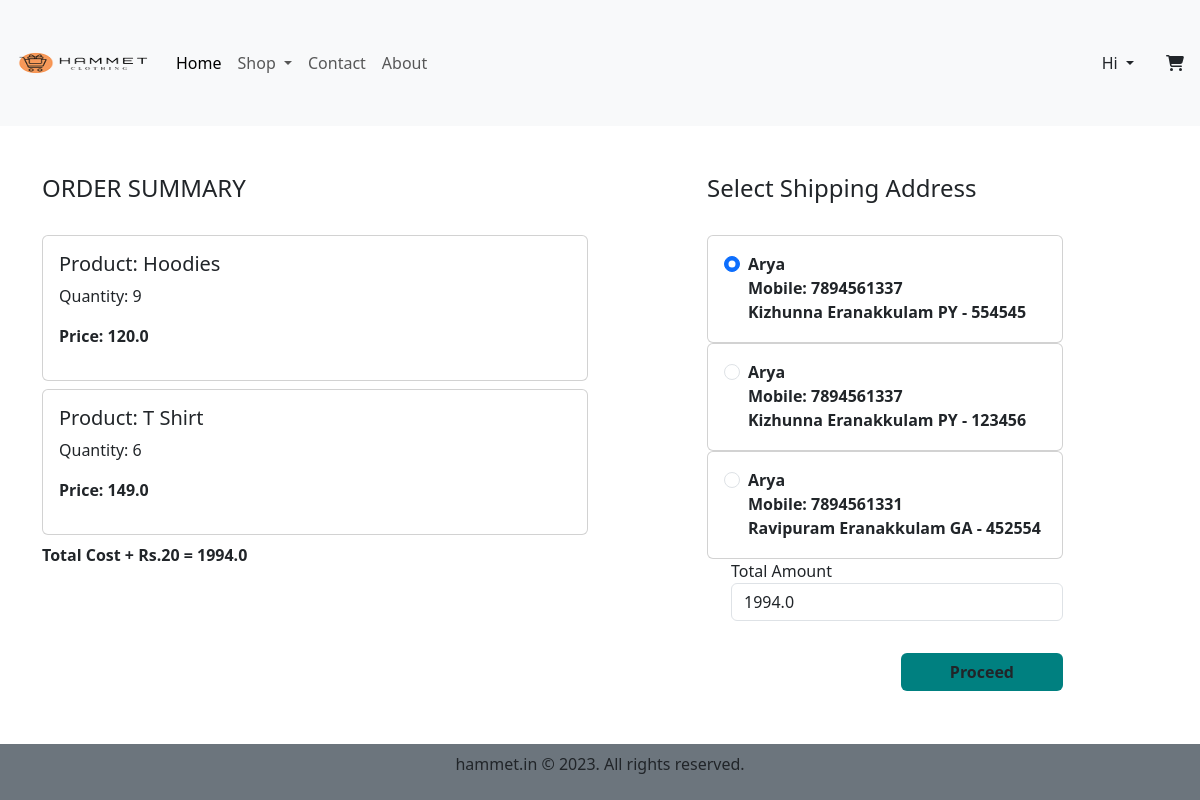
Screenshot of /checkout/ (signed in) with the database file from the repository.
### app/models.py (models this page shows, shortened)
class Cart(models.Model):
    user = models.ForeignKey(User, on_delete=models.CASCADE)
    product = models.ForeignKey(Product,on_delete=models.CASCADE)
    quantity = models.PositiveIntegerField(default=1)
    size = models.CharField(max_length=10, default='N/A')
    ordered = models.BooleanField(default=False)

class Product(models.Model):
    title=models.CharField(max_length=100)
    selling_price=models.FloatField()
    discounted_price=models.FloatField()
    description=models.TextField()
    stock = models.IntegerField(default=0)
    category=models.CharField(choices=CATEGORY_CHOICES,max_length=2)
    product_image=models.ImageField(upload_to='product')

class Customer(models.Model):
    user= models.ForeignKey(User,on_delete=models.CASCADE)
    name = models.CharField(max_length=200)
    address = models.CharField(max_length=200)
    locality = models.CharField(max_length=200)
    city = models.CharField(max_length=50)
    mobile = models.IntegerField(default=0)
    zipcode = models.IntegerField()
    state = models.CharField(choices=STATE_CHOICES,max_length=100)

### app/views.py (the view)
# urls.py: path('checkout/',views.checkout.as_view(),name='checkout'),
class checkout(View):
    def get(self,request):
        user=request.user
        add=Customer.objects.filter(user=user)
        cart_items=Cart.objects.filter(user=user)
        famount=0
        for p in cart_items:
            value = p.quantity * p.product.selling_price
            famount = famount +value
        totalamount = famount + 20
        return render(request, 'app/checkout.html',locals())

### app/templates/app/checkout.html (shortened to what this page needs)
{% extends 'app/base.html' %}
{% load static %}
{% block main-content %}
<div class="container">
    <div class="row mt-5">
        <div class="col-sm-6">
            <h4>ORDER SUMMARY</h4>
            <br>
            {% for item in cart_items %}
            <div class="card mb-2">
                <div class="card-body">
                    <h5>Product: {{item.product.title}}</h5>
                    <p>Quantity: {{item.quantity}}</p>
                    <p class="fw-bold">Price: {{item.product.selling_price}}</p>
                </div>
            </div>
            {% endfor %}
            <p class="fw-bold">Total Cost + Rs.20 = {{totalamount}}</p>
        </div>
        <div class="col-sm-4 offset-sm-1">
            <h4>Select Shipping Address</h4>
            <br>
            <form method="post" id="myform">
                {% for ad in add %}
                <div class="card">
                    <div class="card-body">
                        <div class="form-check">
                            <input class="form-check-input" type="radio" name="custid" id="custadd{{forloop.counter}}" value="{{ad.id}}" {% if forloop.counter == 1 %} checked {% endif %} {% if forloop.counter <= 0 %} disabled {% endif %}>
                            <label class="form-check-label fw-bold" for="custadd{{forloop.counter}}">
                                {{ad.name}} <br>
                                Mobile: {{ad.mobile}} <br>
                                {{ad.locality}} {{ad.city}} {{ad.state}} - {{ad.zipcode}}
                            </label>
                        </div>
                    </div>
                </div>
                {% endfor %}
                <div class="form-check mb-3">
                    <label class="totalamount" class="form-label">Total Amount</label>
                    <input type="number" class="form-control" name="totalamount" value="{{ totalamount }}" readonly>
                </div>
                <div class="text-end">
                    <button id="rzp-submit" type="submit" class="btn btn-custom mt-3 px-5 fw-bold">Proceed</button>
                </div><br><br><br>
            </form>
        </div>
    </div>
</div>
{% endblock main-content %}

### app/templates/app/checkout.html (style rules this page uses)
.btn-custom { background-color: rgb(0,128,128); }

### rows the page displays
Cart: product "Hoodies", quantity "9", product.selling_price "120.0"
Cart: product "T Shirt", quantity "6", product.selling_price "149.0"
Customer: name "Arya", mobile "7894561337", locality "Kizhunna", city "Eranakkulam", state "PY", zipcode "554545"
Customer: name "Arya", mobile "7894561337", locality "Kizhunna", city "Eranakkulam", state "PY", zipcode "123456"
Customer: name "Arya", mobile "7894561331", locality "Ravipuram", city "Eranakkulam", state "GA", zipcode "452554"

### other values shown
{{ totalamount }} "1994.0"
